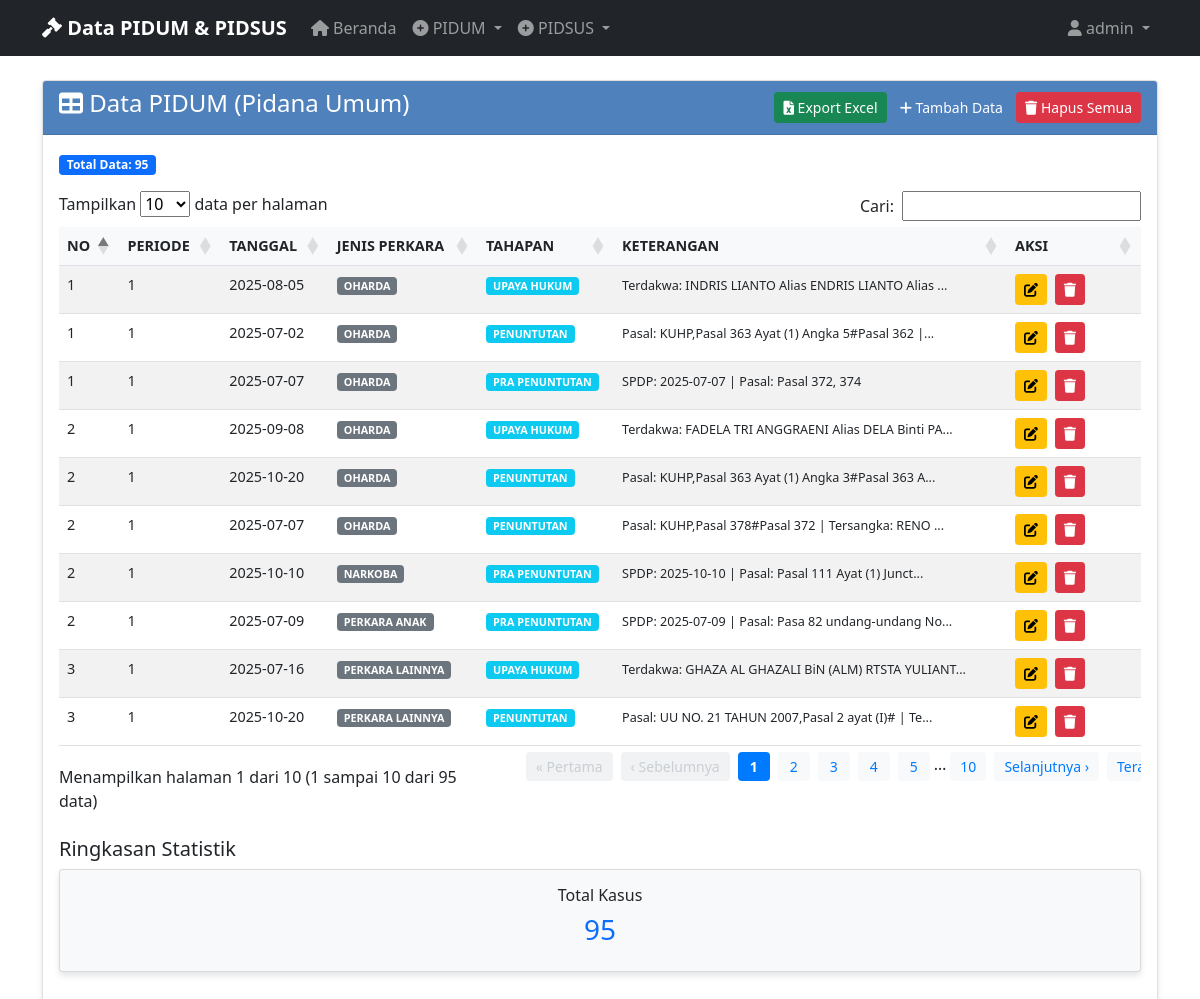
Page /view_pidum (signed in) on the committed database.
### tables this page shows
CREATE TABLE "pidum_data" (
                id INTEGER PRIMARY KEY AUTOINCREMENT,
                no TEXT NOT NULL,
                periode TEXT NOT NULL,
                tanggal TEXT NOT NULL,
                jenis_perkara TEXT NOT NULL,
                tahapan_penanganan TEXT NOT NULL,
                keterangan TEXT NOT NULL,
                created_at TIMESTAMP DEFAULT CURRENT_TIMESTAMP
            );

### app_with_db.py (the view)
@app.route('/view_pidum')
@login_required
def view_pidum():
    data = get_all_pidum_data()  # Changed to include ID for delete functionality
    return render_template('view_pidum.html', data=data)

### app_with_db.py (called while the page is built)
def login_required(f):
    @wraps(f)
    def decorated_function(*args, **kwargs):
        if 'user_id' not in session:
            return redirect(url_for('login'))
        return f(*args, **kwargs)
    return decorated_function

### database.py (called while the page is built)
@contextmanager
def get_db_connection():
    conn = sqlite3.connect(DATABASE_PATH)
    conn.row_factory = sqlite3.Row
    try:
        yield conn
    finally:
        conn.close()

def get_all_pidum_data():
    with get_db_connection() as conn:
        cursor = conn.cursor()
        cursor.execute('SELECT * FROM pidum_data ORDER BY created_at DESC')
        rows = cursor.fetchall()
        return [dict(row) for row in rows]

### templates/view_pidum.html (shortened to what this page needs)
{% extends "base.html" %}
{% block content %}
<div class="row">
    <div class="col-md-12">
        <div class="card">
            <div class="card-header d-flex justify-content-between align-items-center">
                <h4><i class="fas fa-table"></i> Data PIDUM (Pidana Umum)</h4>
                <div>
                    <a href="{{ url_for('export_pidum_excel') }}" class="btn btn-success btn-sm">
                        <i class="fas fa-file-excel"></i> Export Excel
                    </a>
                    <a href="{{ url_for('input_pidum') }}" class="btn btn-primary btn-sm">
                        <i class="fas fa-plus"></i> Tambah Data
                    </a>
                    {% if data %}
                    <button type="button" class="btn btn-danger btn-sm" onclick="confirmDeleteAll()">
                        <i class="fas fa-trash"></i> Hapus Semua
                    </button>
                    {% endif %}
                </div>
            </div>
            <div class="card-body">
                {% if data %}
                    <div class="mb-3">
                        <span class="badge bg-primary">Total Data: {{ data|length }}</span>
                    </div>
                    <div class="table-responsive">
                        <table class="table table-striped table-hover" id="pidumTable">
                            <thead>
                                <tr>
                                    <th>NO</th>
                                    <th>PERIODE</th>
                                    <th>TANGGAL</th>
                                    <th>JENIS PERKARA</th>
                                    <th>TAHAPAN</th>
                                    <th>KETERANGAN</th>
                                    <th width="100">AKSI</th>
                                </tr>
                            </thead>
                            <tbody>
                                {% for item in data %}
                                <tr>
                                    <td>{{ item.no }}</td>
                                    <td>{{ item.periode }}</td>
                                    <td>{{ item.tanggal }}</td>
                                    <td>
                                        <span class="badge bg-secondary">{{ item.jenis_perkara }}</span>
                                    </td>
                                    <td>
                                        <span class="badge bg-info">{{ item.tahapan_penanganan or 'N/A' }}</span>
                                    </td>
                                    <td>
                                        <small>{{ item.keterangan[:50] if item.keterangan else '-' }}{% if item.keterangan and item.keterangan|length > 50 %}...{% endif %}</small>
                                    </td>
                                    <td>
                                        <a href="{{ url_for('edit_pidum', item_id=item.id) }}" class="btn btn-warning btn-sm me-1">
                                            <i class="fas fa-edit"></i>
                                        </a>
                                        <button type="button" class="btn btn-danger btn-sm"
                                                onclick="confirmDelete({{ item.id }}, '{{ item.no|e }}')">
                                            <i class="fas fa-trash"></i>
                                        </button>
                                    </td>
                                </tr>
                                {% endfor %}
                            </tbody>
                        </table>
                    </div>
                    <div class="row mt-4">
                        <div class="col-md-12">
                            <h5>Ringkasan Statistik</h5>
                            <div class="row">
                                <div class="col-md-12">
                                    <div class="card bg-light">
                                        <div class="card-body text-center">
                                            <h6>Total Kasus</h6>
                                            <h3 class="text-primary">{{ data|length }}</h3>
                                        </div>
                                    </div>
                                </div>
                            </div>
                        </div>
                    </div>
                {% endif %}
            </div>
        </div>
    </div>
</div>
{% block scripts %}
<link href="https://cdn.datatables.net/1.11.5/css/dataTables.bootstrap5.min.css" rel="stylesheet">
{% endblock %}
{% endblock %}

### templates/base.html (style rules this page uses)
.card { box-shadow: 0 4px 6px rgba(0, 0, 0, 0.1); margin-bottom: 20px; }
.card-header { background-color: #4F81BD; color: white; font-weight: bold; }
.btn-primary { background-color: #4F81BD; border-color: #4F81BD; }
.table { font-size: 0.9rem; }
.table th { background-color: #f8f9fa; font-weight: bold; }

### rows in the picture
pidum_data: no "1", periode "1", tanggal "2025-08-05", jenis_perkara "OHARDA", tahapan_penanganan "UPAYA HUKUM", keterangan "Terdakwa: INDRIS LIANTO Alias ENDRIS LIANTO Alias"
pidum_data: no "2", periode "1", tanggal "2025-09-08", jenis_perkara "OHARDA", tahapan_penanganan "UPAYA HUKUM", keterangan "Terdakwa: FADELA TRI ANGGRAENI Alias DELA Binti PA"
pidum_data: no "3", periode "1", tanggal "2025-07-16", jenis_perkara "PERKARA LAINNYA", tahapan_penanganan "UPAYA HUKUM", keterangan "Terdakwa: GHAZA AL GHAZALI BiN (ALM) RTSTA YULIANT"
pidum_data: no "2", periode "1", tanggal "2025-10-20", jenis_perkara "OHARDA", tahapan_penanganan "PENUNTUTAN", keterangan "Pasal: KUHP,Pasal 363 Ayat (1) Angka 3#Pasal 363 A"
pidum_data: no "3", periode "1", tanggal "2025-10-20", jenis_perkara "PERKARA LAINNYA", tahapan_penanganan "PENUNTUTAN", keterangan "Pasal: UU NO. 21 TAHUN 2007,Pasal 2 ayat (I)# | Te"
pidum_data: no "1", periode "1", tanggal "2025-07-02", jenis_perkara "OHARDA", tahapan_penanganan "PENUNTUTAN", keterangan "Pasal: KUHP,Pasal 363 Ayat (1) Angka 5#Pasal 362 |"
pidum_data: no "2", periode "1", tanggal "2025-07-07", jenis_perkara "OHARDA", tahapan_penanganan "PENUNTUTAN", keterangan "Pasal: KUHP,Pasal 378#Pasal 372 | Tersangka: RENO"
pidum_data: no "2", periode "1", tanggal "2025-10-10", jenis_perkara "NARKOBA", tahapan_penanganan "PRA PENUNTUTAN", keterangan "SPDP: 2025-10-10 | Pasal: Pasal 111 Ayat (1) Junct"
pidum_data: no "1", periode "1", tanggal "2025-07-07", jenis_perkara "OHARDA", tahapan_penanganan "PRA PENUNTUTAN", keterangan "SPDP: 2025-07-07 | Pasal: Pasal 372, 374"
pidum_data: no "2", periode "1", tanggal "2025-07-09", jenis_perkara "PERKARA ANAK", tahapan_penanganan "PRA PENUNTUTAN", keterangan "SPDP: 2025-07-09 | Pasal: Pasa 82 undang-undang No"

### other values in the picture
{{ session.username }} "admin"
{{ data|length }} "95"
